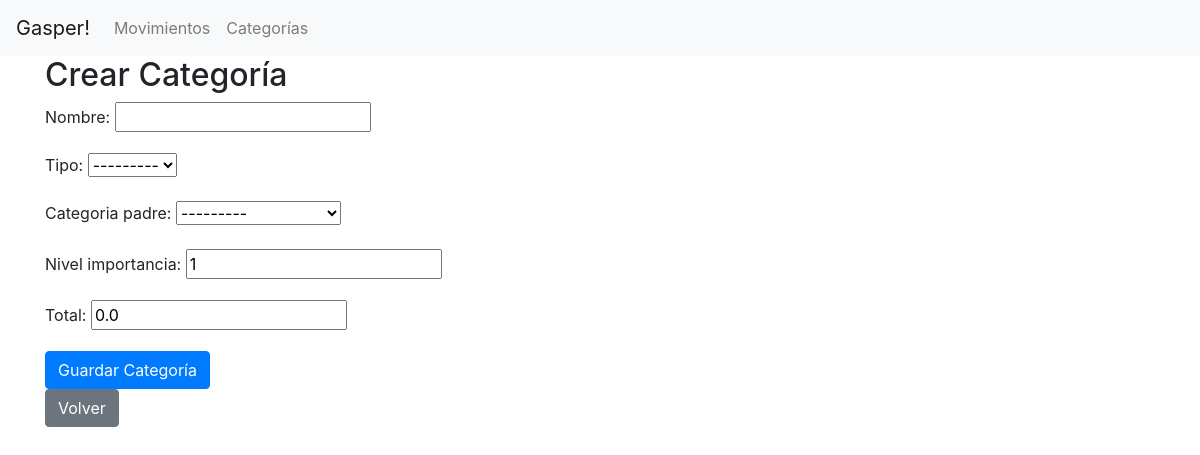
Page /app/categorias/crear/ on the committed database.
### app/models.py (models this page shows, shortened)
class Categoria(models.Model):
    INGRESO = "I"
    EGRESO = "E"
    TIPO_CHOICES = [
        (INGRESO, "Ingreso"),
        (EGRESO, "Egreso"),
    ]
    nombre = models.CharField(max_length=100)
    tipo = models.CharField(max_length=1, choices=TIPO_CHOICES)
    categoria_padre = models.ForeignKey(
        "self", null=True, blank=True, on_delete=models.CASCADE
    )
    nivel_importancia = models.IntegerField(default=1)
    total = models.DecimalField(max_digits=10, decimal_places=2, default=0.00)
    def __str__(self):
        return self.nombre

### app/views.py (the view)
class CrearCategoriaView(CreateView):
    model = Categoria
    form_class = CategoriaForm
    template_name = "app/crear_categoria.html"
    success_url = reverse_lazy("app:ver_categorias")

### app/forms.py
class CategoriaForm(forms.ModelForm):
    class Meta:
        model = Categoria
        fields = '__all__'

### app/templates/app/crear_categoria.html
{% extends "app/base.html" %} {% block content %}
<h2>Crear Categoría</h2>
<form method="post">
  {% csrf_token %} {{ form.as_p }}
  <button type="submit" class="btn btn-primary">Guardar Categoría</button>
</form>
<a href="{% url 'app:ver_categorias' %}" class="btn btn-secondary">Volver</a>
{% endblock %}

### rows in the picture
Categoria: tipo "---------", categoria_padre "---------", nivel_importancia "1", total "0.0"
